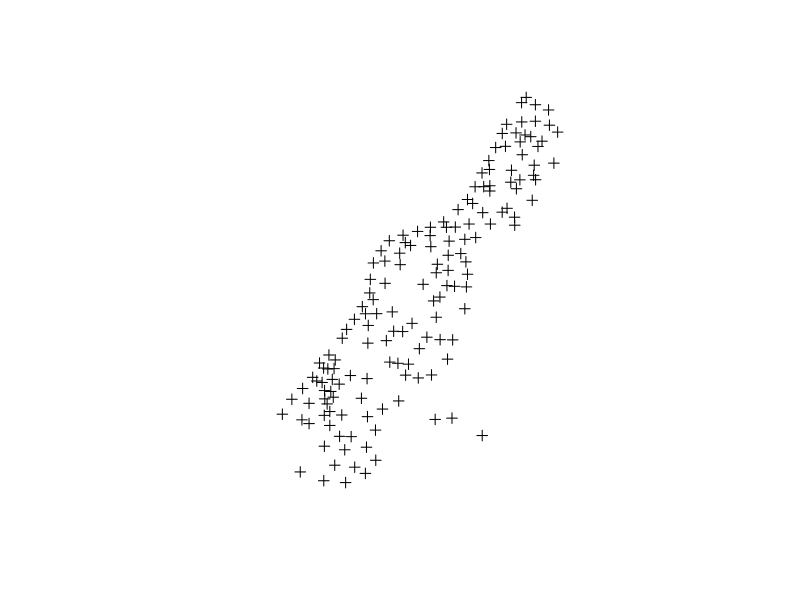
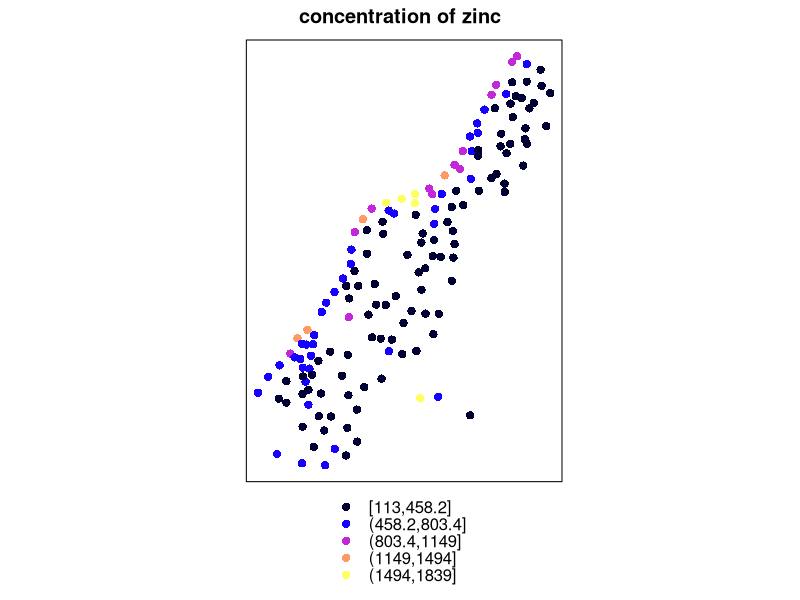
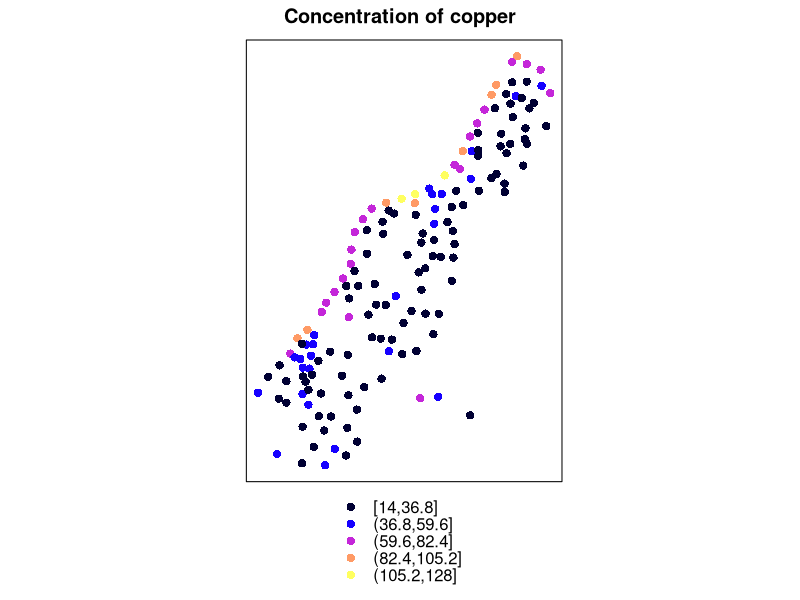
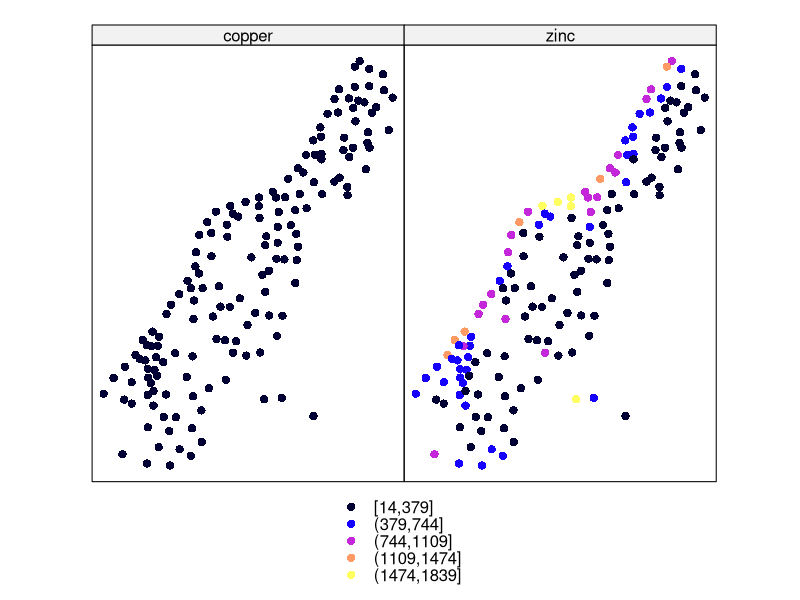
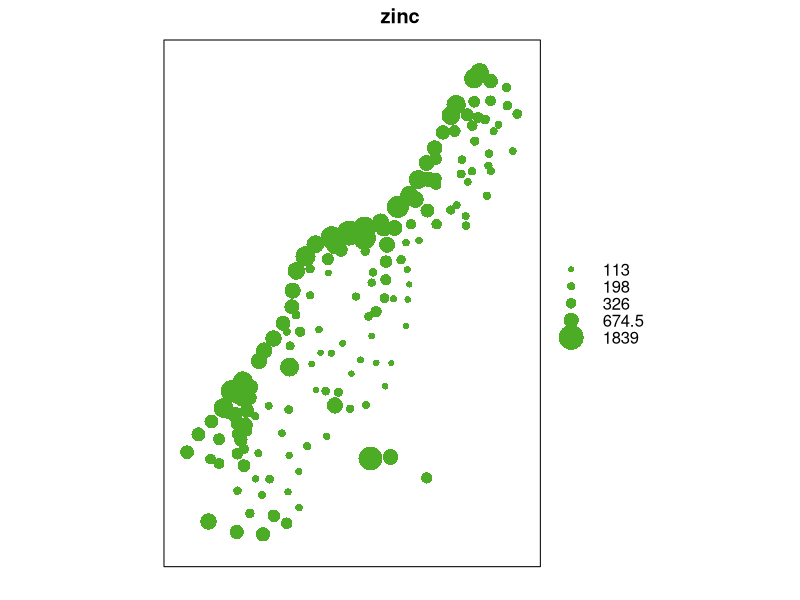
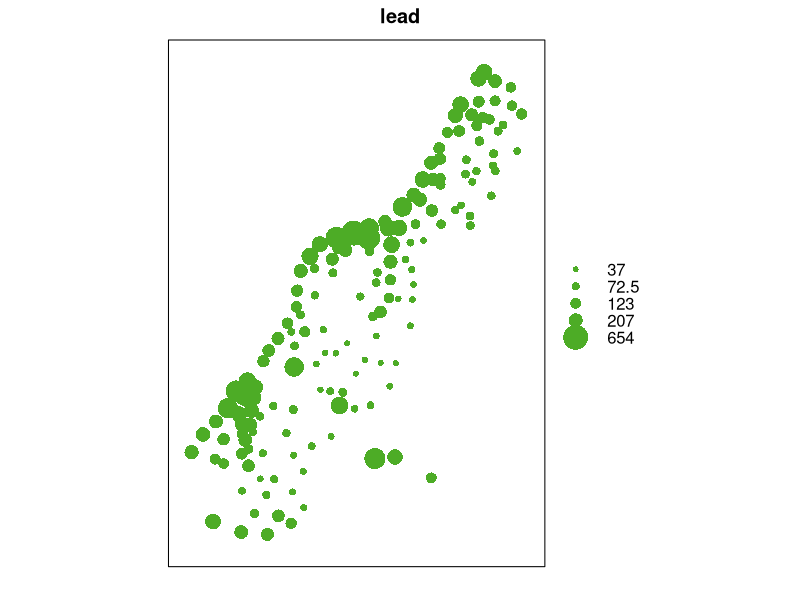
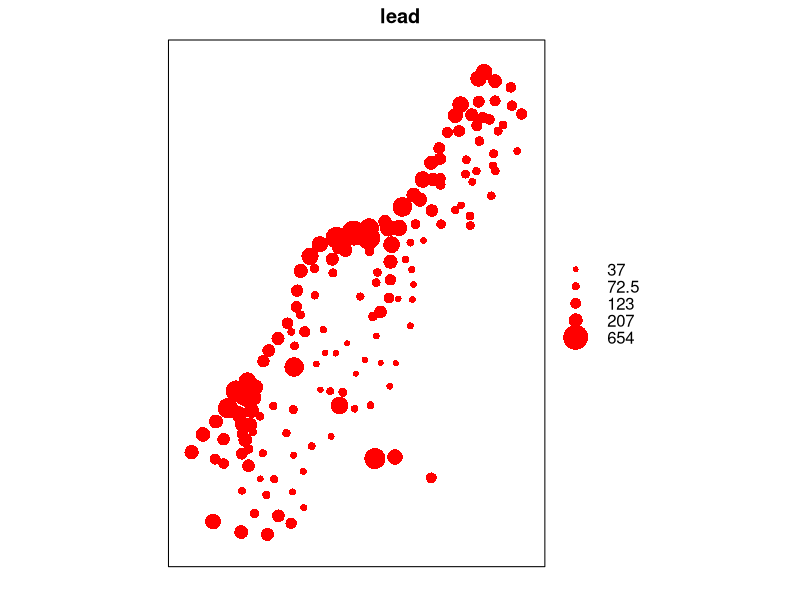
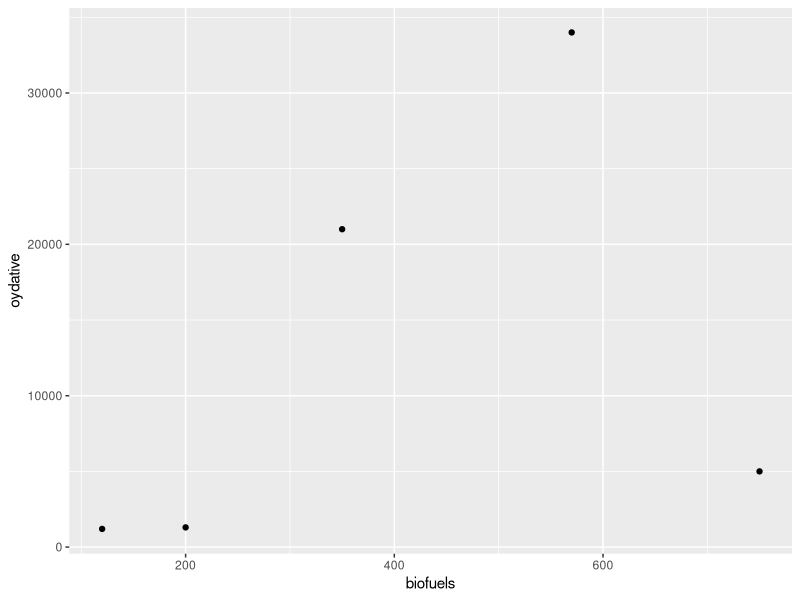

Generate these figures, in order, with R:
# R spatial 

library(sp)
data(meuse)
head(meuse)

coordinates(meuse) = ~x+y
plot(meuse)

# zinc distribution and concentration
# spplot is used to plot elements spread in space, main is used for the main title
spplot(meuse, "zinc", main="concentration of zinc")

# copper concentration
spplot(meuse, "copper", main="Concentration of copper")

# Exercice: see copper and zink
# SBAGLIATO: spplot(meuse, ~"copper"+"zink")
# Da errore... spplot(meuse, c("copper", "zink"), main="concentrations of copper and zink")
spplot(meuse, c("copper","zinc"))

# Rather than using colours, let's use dubbles
# cioè pallini più grossi per zone con concentrazione più elevata!
bubble(meuse, "zinc")
bubble(meuse, "lead")
#changing colour, from green to red
bubble(meuse, "lead", col="red")

#16 november 2021
# Installing the ggplot2 library

install.packages("ggplot2")
library(ggplot2)

# ecological dataframe

# biofules
biofuels <- c(120, 200, 350, 570, 750) # array of values: c
# oxydative enzimes
oydative <- c(1200,1300, 21000,34000, 5000) #errore: oxydative, ho dimenticato la x

#dataframe
d <- data.frame(biofuels,oydative)
d # per visualizzare la tabella

ggplot(d, aes(x = biofuels, y = oydative)) + geom_point() # grafico con pallini
ggplot(d, aes(x = biofuels, y = oydative)) + geom_point(size = 5, col = "red")

ggplot(d, aes(x = biofuels, y = oydative)) + geom_line() # grafico con linea

# grafico con puntini e linee
ggplot(d, aes(x = biofuels, y = oydative)) + geom_point(size = 5, col = "red") + geom_line()

#polygons
ggplot(d, aes(x = biofuels, y = oydative)) + geom_polygon()


###### IMPORT DATA FROM AN EXTERNAL SOURCE
# setwd("path/Lab")

 setwd("/Users/Amina/Desktop/Lab")
